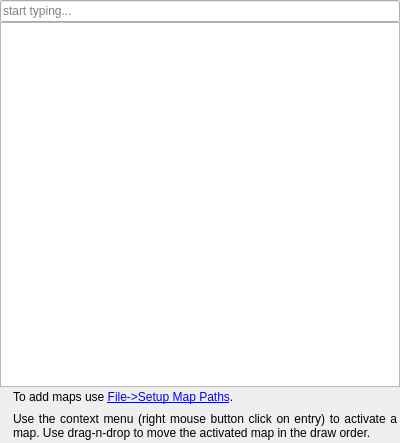
<?xml version="1.0" encoding="UTF-8"?>
<ui version="4.0">
 <class>IMapList</class>
 <widget class="QWidget" name="IMapList">
  <property name="geometry">
   <rect>
    <x>0</x>
    <y>0</y>
    <width>400</width>
    <height>443</height>
   </rect>
  </property>
  <property name="windowTitle">
   <string>Form</string>
  </property>
  <layout class="QVBoxLayout" name="verticalLayout_2">
   <property name="spacing">
    <number>0</number>
   </property>
   <property name="leftMargin">
    <number>0</number>
   </property>
   <property name="topMargin">
    <number>0</number>
   </property>
   <property name="rightMargin">
    <number>0</number>
   </property>
   <property name="bottomMargin">
    <number>0</number>
   </property>
   <item>
    <widget class="QLineEdit" name="lineFilter">
     <property name="toolTip">
      <string>Filter: Start to type and the list will be reduced to matching items.</string>
     </property>
     <property name="placeholderText">
      <string>start typing...</string>
     </property>
    </widget>
   </item>
   <item>
    <widget class="CMapTreeWidget" name="treeWidget">
     <property name="contextMenuPolicy">
      <enum>Qt::ContextMenuPolicy::CustomContextMenu</enum>
     </property>
     <property name="dragDropMode">
      <enum>QAbstractItemView::DragDropMode::InternalMove</enum>
     </property>
     <property name="iconSize">
      <size>
       <width>32</width>
       <height>32</height>
      </size>
     </property>
     <property name="verticalScrollMode">
      <enum>QAbstractItemView::ScrollMode::ScrollPerPixel</enum>
     </property>
     <attribute name="headerVisible">
      <bool>false</bool>
     </attribute>
     <column>
      <property name="text">
       <string notr="true">1</string>
      </property>
     </column>
    </widget>
   </item>
   <item>
    <layout class="QHBoxLayout" name="horizontalLayout">
     <property name="spacing">
      <number>3</number>
     </property>
     <property name="leftMargin">
      <number>3</number>
     </property>
     <property name="topMargin">
      <number>3</number>
     </property>
     <property name="rightMargin">
      <number>3</number>
     </property>
     <property name="bottomMargin">
      <number>3</number>
     </property>
     <item>
      <widget class="QLabel" name="labelIcon">
       <property name="sizePolicy">
        <sizepolicy hsizetype="Maximum" vsizetype="Preferred">
         <horstretch>0</horstretch>
         <verstretch>0</verstretch>
        </sizepolicy>
       </property>
       <property name="text">
        <string/>
       </property>
       <property name="pixmap">
        <pixmap resource="../resources.qrc">:/icons/48x48/Help.png</pixmap>
       </property>
       <property name="alignment">
        <set>Qt::AlignmentFlag::AlignHCenter|Qt::AlignmentFlag::AlignTop</set>
       </property>
      </widget>
     </item>
     <item>
      <layout class="QVBoxLayout" name="verticalLayout">
       <property name="spacing">
        <number>8</number>
       </property>
       <item>
        <widget class="QLabel" name="labelHelpFillMapList">
         <property name="text">
          <string>To add maps use &lt;a href='MapFolders'&gt;File-&gt;Setup Map Paths&lt;/a&gt;.</string>
         </property>
         <property name="alignment">
          <set>Qt::AlignmentFlag::AlignJustify|Qt::AlignmentFlag::AlignVCenter</set>
         </property>
         <property name="wordWrap">
          <bool>true</bool>
         </property>
        </widget>
       </item>
       <item>
        <widget class="QLabel" name="labelHelpActivateMap">
         <property name="text">
          <string>Use the context menu (right mouse button click on entry) to activate a map. Use drag-n-drop to move the activated map in the draw order. </string>
         </property>
         <property name="alignment">
          <set>Qt::AlignmentFlag::AlignJustify|Qt::AlignmentFlag::AlignVCenter</set>
         </property>
         <property name="wordWrap">
          <bool>true</bool>
         </property>
        </widget>
       </item>
      </layout>
     </item>
    </layout>
   </item>
  </layout>
  <action name="actionMoveUp">
   <property name="icon">
    <iconset resource="../resources.qrc">
     <normaloff>:/icons/32x32/Up.png</normaloff>:/icons/32x32/Up.png</iconset>
   </property>
   <property name="text">
    <string>Move Up</string>
   </property>
   <property name="toolTip">
    <string>Hide map behind previous map</string>
   </property>
  </action>
  <action name="actionMoveDown">
   <property name="icon">
    <iconset resource="../resources.qrc">
     <normaloff>:/icons/32x32/Down.png</normaloff>:/icons/32x32/Down.png</iconset>
   </property>
   <property name="text">
    <string>Move down</string>
   </property>
   <property name="toolTip">
    <string>Show map on top of next map</string>
   </property>
  </action>
  <action name="actionReloadMaps">
   <property name="icon">
    <iconset resource="../resources.qrc">
     <normaloff>:/icons/32x32/Reset.png</normaloff>:/icons/32x32/Reset.png</iconset>
   </property>
   <property name="text">
    <string>Reload Maps</string>
   </property>
  </action>
  <action name="actionClearFilter">
   <property name="icon">
    <iconset resource="../resources.qrc">
     <normaloff>:/icons/32x32/Filter.png</normaloff>:/icons/32x32/Filter.png</iconset>
   </property>
   <property name="text">
    <string>Clear Filter</string>
   </property>
  </action>
 </widget>
 <customwidgets>
  <customwidget>
   <class>CMapTreeWidget</class>
   <extends>QTreeWidget</extends>
   <header>map/CMapList.h</header>
  </customwidget>
 </customwidgets>
 <resources>
  <include location="../resources.qrc"/>
 </resources>
 <connections>
  <connection>
   <sender>actionClearFilter</sender>
   <signal>triggered()</signal>
   <receiver>lineFilter</receiver>
   <slot>clear()</slot>
   <hints>
    <hint type="sourcelabel">
     <x>-1</x>
     <y>-1</y>
    </hint>
    <hint type="destinationlabel">
     <x>199</x>
     <y>12</y>
    </hint>
   </hints>
  </connection>
 </connections>
</ui>
